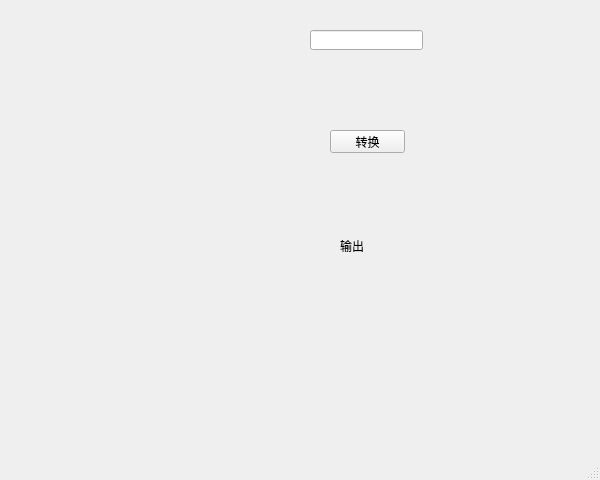
<?xml version="1.0" encoding="UTF-8"?>
<ui version="4.0">
 <class>MainWindow</class>
 <widget class="QMainWindow" name="MainWindow">
  <property name="geometry">
   <rect>
    <x>0</x>
    <y>0</y>
    <width>600</width>
    <height>480</height>
   </rect>
  </property>
  <property name="windowTitle">
   <string>MainWindow</string>
  </property>
  <widget class="QWidget" name="centralwidget">
   <widget class="QLineEdit" name="lineEdit">
    <property name="geometry">
     <rect>
      <x>310</x>
      <y>30</y>
      <width>113</width>
      <height>20</height>
     </rect>
    </property>
   </widget>
   <widget class="QPushButton" name="pushButton">
    <property name="geometry">
     <rect>
      <x>330</x>
      <y>130</y>
      <width>75</width>
      <height>23</height>
     </rect>
    </property>
    <property name="text">
     <string>转换</string>
    </property>
   </widget>
   <widget class="QLabel" name="label">
    <property name="geometry">
     <rect>
      <x>340</x>
      <y>240</y>
      <width>54</width>
      <height>12</height>
     </rect>
    </property>
    <property name="text">
     <string>输出</string>
    </property>
   </widget>
  </widget>
  <widget class="QMenuBar" name="menubar">
   <property name="geometry">
    <rect>
     <x>0</x>
     <y>0</y>
     <width>600</width>
     <height>22</height>
    </rect>
   </property>
  </widget>
  <widget class="QStatusBar" name="statusbar"/>
 </widget>
 <resources/>
 <connections/>
</ui>
